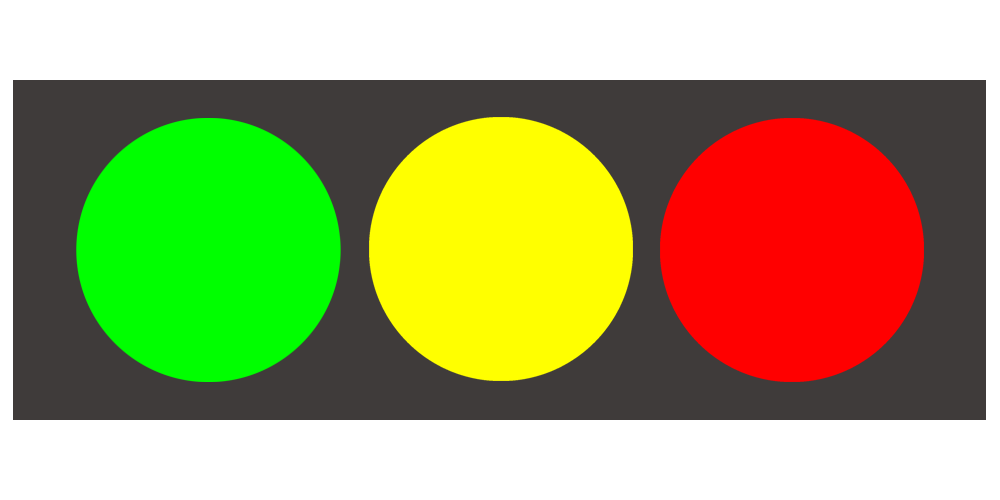
#> input picture JunYoung/colordetector/rgb.png, 1000 x 500 px
$ python colordetector.py
#> lines starting #> are read from the running program, lines starting #| are printed output that depends on the picture; after the words box and inside, x2 and y2 are one past the last pixel; in counts of white or black regions, pixels touching at a corner belong together
import cv2

# 색상 범위 설정
lower_orange = (10, 0, 100)
upper_orange = (30, 255, 255)

lower_green = (50, 0, 100)
upper_green = (70, 255, 255)

lower_red = (0, 200, 240)
upper_red = (10, 255, 255)

# 이미지 파일을 읽어온다
img = cv2.imread("rgb.png", cv2.IMREAD_COLOR)
#> img is the input picture: shape (500, 1000, 3); mean B, G, R 105.6, 161.9, 163.2

# BGR to HSV 변환
img_hsv = cv2.cvtColor(img, cv2.COLOR_BGR2HSV)
#> img_hsv: shape (500, 1000, 3); mean H, S, V 11.9, 90.9, 191.2

# 색상 범위를 제한하여 mask 생성
img_mask1 = cv2.inRange(img_hsv, lower_orange, upper_orange)
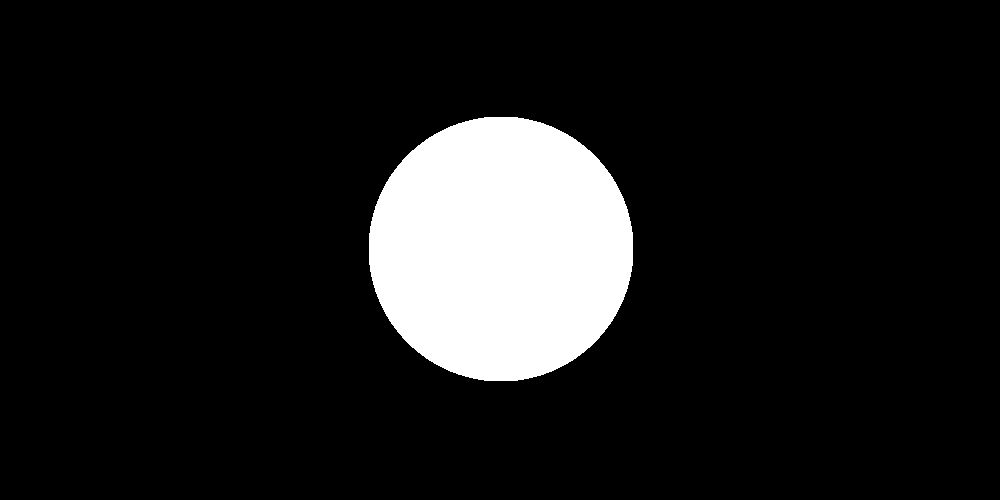
#> img_mask1: shape (500, 1000); 11% white; 1 white region, box (x1, y1, x2, y2) and area: (369, 117, 633, 381) 55128
img_mask2 = cv2.inRange(img_hsv, lower_green, upper_green)
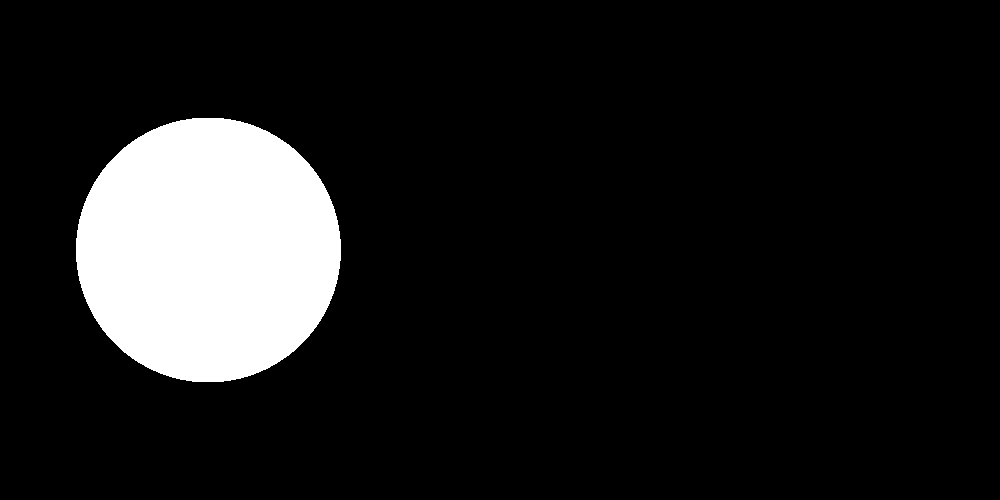
#> img_mask2: shape (500, 1000); 11% white; 1 white region, box (x1, y1, x2, y2) and area: (76, 118, 341, 382) 55120
img_mask3 = cv2.inRange(img_hsv, lower_red, upper_red)
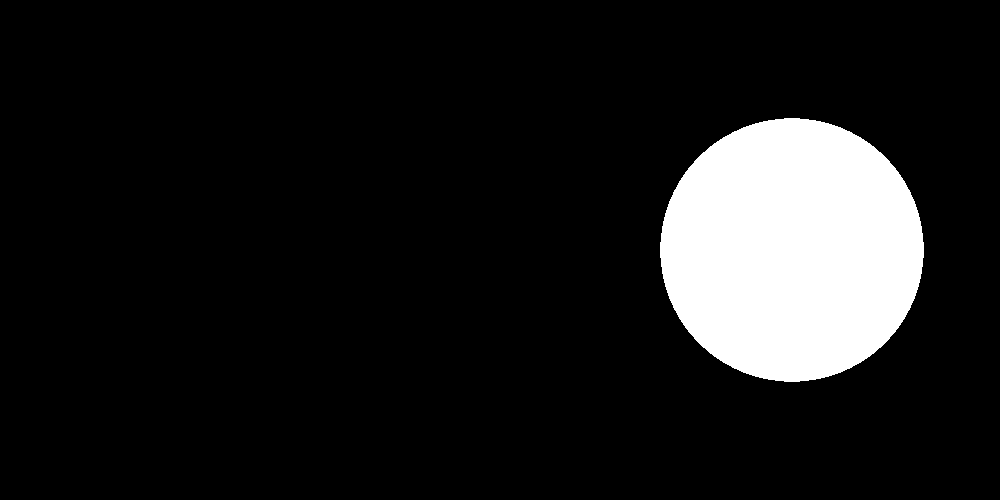
#> img_mask3: shape (500, 1000); 10.9% white; 1 white region, box (x1, y1, x2, y2) and area: (660, 118, 924, 382) 54540

# # 원본 이미지를 가지고 Object 추출 이미지로 생성
# img_result1 = cv2.bitwise_and(img, img, mask=img_mask1)
# img_result2 = cv2.bitwise_and(img, img, mask=img_mask2)
# img_result3 = cv2.bitwise_and(img, img, mask=img_mask3)

# 결과 이미지 생성
cv2.imshow('orange', img_mask1)
cv2.imshow('green', img_mask2)
cv2.imshow('red', img_mask3)

# 종료
cv2.waitKey(0)
cv2.destroyAllWindows()
